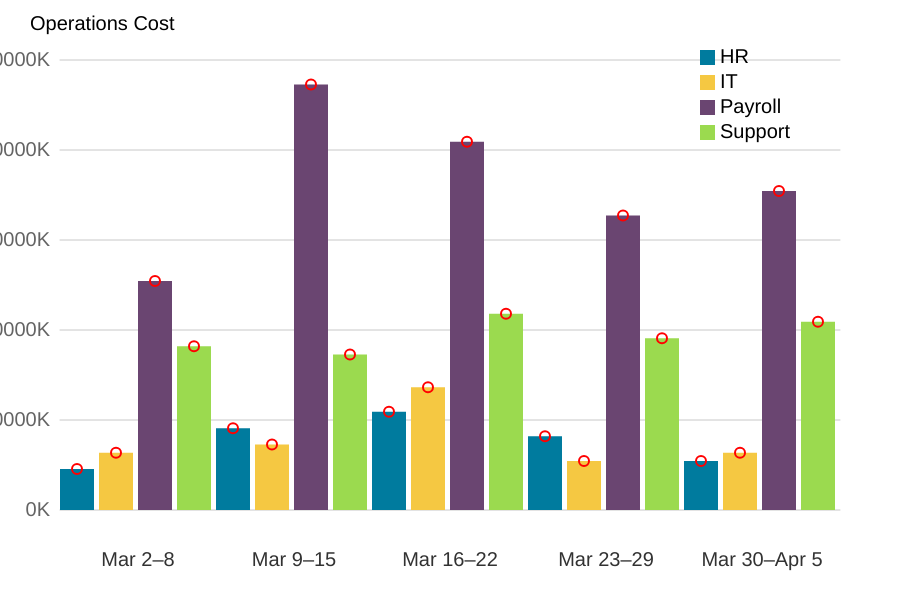
Frame 1 (no input)
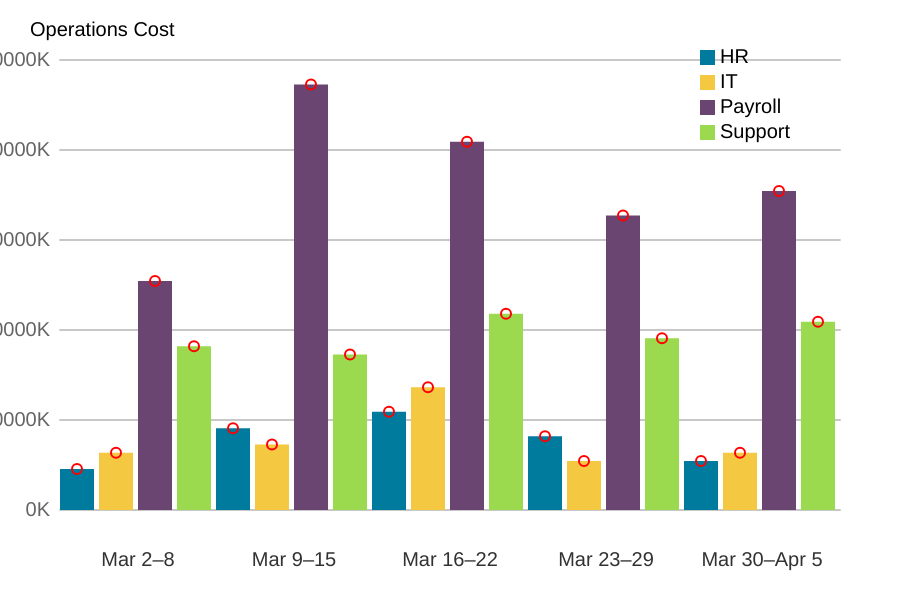
Frame 2 (the mouse pressed at the canvas centre, redrawn once)

The p5.js sketch that drew these frames (run headless with seeded random() and noise() and a simulated clock; the mouse was pressed at the canvas centre and the sketch redrawn once):

// p5.js sketch
// ── sketch.js
// Weekly data: [HR, IT, Payroll, Support]
let data = [
  [5000, 7000, 28000, 20000], // Mar 2–8
  [10000, 8000, 52000, 19000], // Mar 9–15
  [12000, 15000, 45000, 24000], // Mar 16–22
  [9000, 6000, 36000, 21000], // Mar 23–29
  [6000, 7000, 39000, 23000], // Mar 30–Apr 5
];

let categories = ['HR', 'IT', 'Payroll', 'Support'];
let colors = ['#007B9E', '#F5C842', '#6A4571', '#9BDA4F'];
let weeks = ['Mar 2–8', 'Mar 9–15', 'Mar 16–22', 'Mar 23–29', 'Mar 30–Apr 5'];

function setup() {
  createCanvas(900, 600);
  textFont('Arial');
  textSize(12);
  noLoop();
}

function draw() {
  background(255);
  fill(0);
  textSize(20);
  text("Operations Cost", 30, 30);

  let margin = 60;
  let chartWidth = width - 2 * margin;
  let chartHeight = height - 150;
  let maxVal = 55000;

  // Draw axes
  stroke(200);
  for (let i = 0; i <= 5; i++) {
    let y = map(i, 0, 5, chartHeight + margin, margin);
    line(margin, y, width - margin, y);
    noStroke();
    fill(100);
    textAlign(RIGHT, CENTER);
    text(i * 10000 + 'K', margin - 10, y);
    stroke(200);
  }

  // Bar chart
  let groupWidth = chartWidth / data.length;
  let barWidth = groupWidth / categories.length;

  for (let i = 0; i < data.length; i++) {
    for (let j = 0; j < categories.length; j++) {
      let val = data[i][j];
      let x = margin + i * groupWidth + j * barWidth;
      let y = map(val, 0, maxVal, chartHeight + margin, margin);
      let h = chartHeight + margin - y;

      fill(colors[j]);
      noStroke();
      rect(x, y, barWidth - 5, h);

      // Red circle marker on top of each bar
      stroke('red');
      strokeWeight(2);
      noFill();
      ellipse(x + (barWidth - 5) / 2, y, 10);
    }

    // Draw week labels
    noStroke();
    fill(50);
    textAlign(CENTER);
    text(weeks[i], margin + i * groupWidth + groupWidth / 2, height - 40);
  }

  // Draw legend
  for (let i = 0; i < categories.length; i++) {
    fill(colors[i]);
    rect(700, 50 + i * 25, 15, 15);
    fill(0);
    noStroke();
    textAlign(LEFT, CENTER);
    text(categories[i], 720, 57 + i * 25);
  }
}
